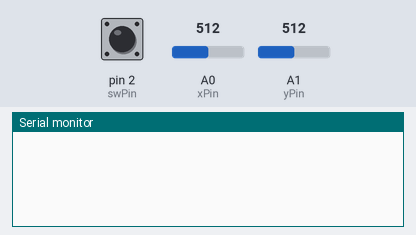
The sketch below on a simulated Arduino Uno, built with avr-gcc and run on an emulated ATmega328P. Parts: the last lines printed to the serial monitor. Inputs (shaded band) come from the test bench; at power-on: A0 (xPin) = 512, pin 2 (swPin) HIGH, A1 (yPin) = 512.

Above: at 1.2 s.
1.3 s: A0 (xPin) set to 680
At 1.9 s:
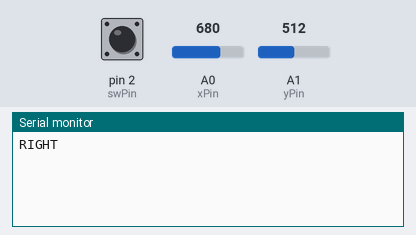
2.8 s: pin 2 (swPin) pulled LOW for 0.15 s
At 4.1 s:
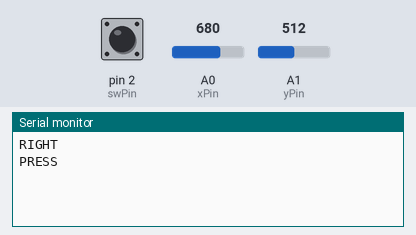
4.4 s: A0 (xPin) set to 340
At 5.1 s:
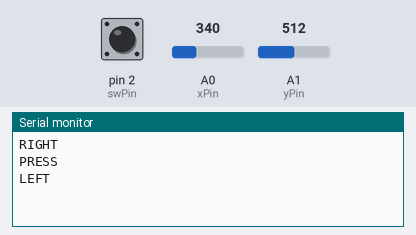

The sketch:

sketch_va455.ino
```cpp
const int xPin = A0;
const int yPin = A1;
const int swPin = 2;
bool lastButton = HIGH;
String lastDir = "";

void setup() {
  Serial.begin(9600);
  pinMode(swPin, INPUT_PULLUP);
}

void loop() {
  int x = analogRead(xPin);
  int y = analogRead(yPin);
  bool button = digitalRead(swPin);

  String dir = "";

  if (x < 350)       dir = "LEFT";
  else if (x > 670)  dir = "RIGHT";
  else if (y < 350)  dir = "UP";
  else if (y > 670)  dir = "DOWN";
  // anything between 350-670 is deadzone, sends nothing

  if (dir != "" && dir != lastDir) {
    Serial.println(dir);
  }
  lastDir = dir;

  if (button == LOW && lastButton == HIGH) Serial.println("PRESS");
  lastButton = button;

  delay(150);
}
```

Measured:
- after the input at 1.3 s, the serial monitor: prints a new line after 0.05 s (image 1)
- after the input at 2.8 s, the serial monitor: prints a new line after 0.06 s (image 2)
- after the input at 4.4 s, the serial monitor: prints a new line after 0.11 s (image 3)
